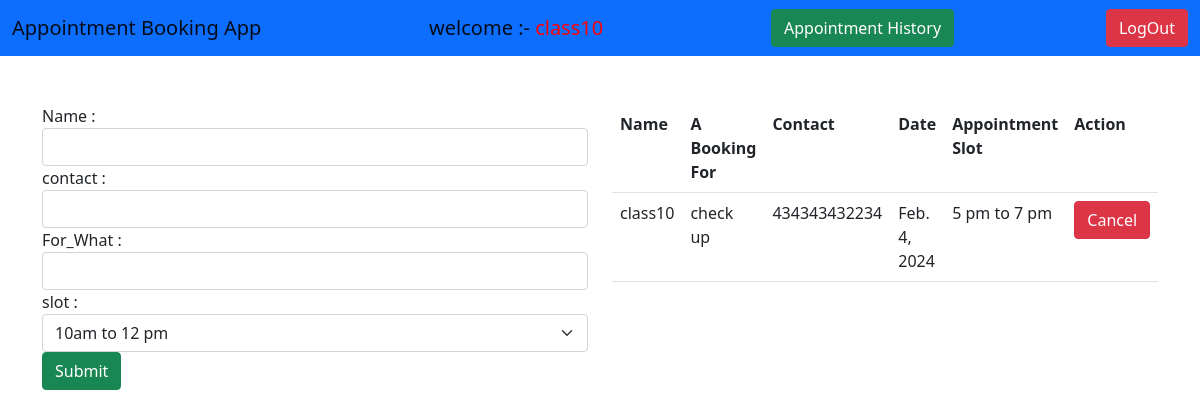
Page /appoint/ (signed in) on the earlier database version.
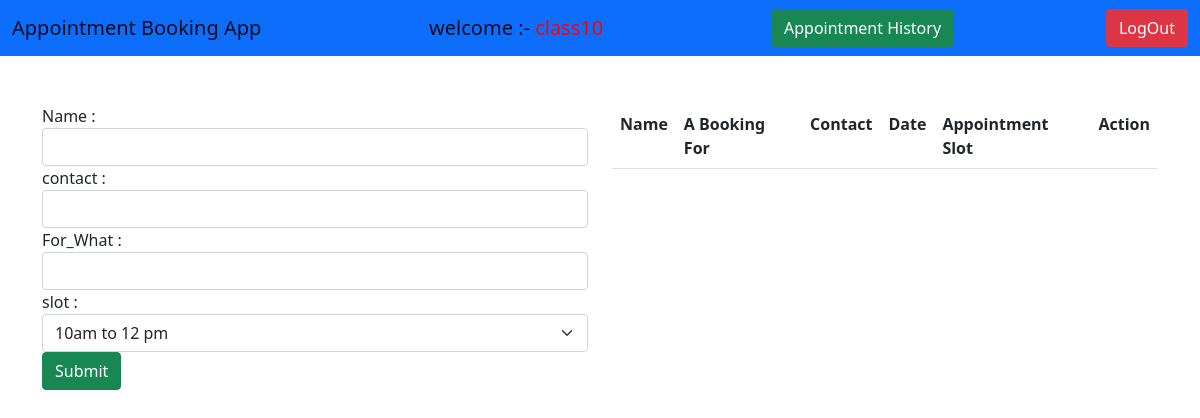
Same page on the later database version.
### myapp/models.py (models this page shows)
class Appointment(models.Model):
    user = models.ForeignKey(User,on_delete=models.CASCADE,null=True)
    name = models.CharField(max_length=100,null=True)
    contact = models.CharField(max_length=100,null=True)
    date = models.DateField(auto_now=True)
    time = models.TimeField(auto_now=True,null=True)
    reason = models.CharField(max_length=100,null=True)
    slot = models.CharField(max_length=100,null=True)

### myapp/views.py (the view, shortened to what this page needs)
# urls.py: path('appoint/',views.Appointment1,name='appoint'),
def Appointment1(request):
    if request.user.is_authenticated:
        slots = Slots.objects.all().values_list('slot',flat=True)
        aslots = Appointment.objects.all().values_list('slot',flat=True)
        slots =list(slots)
        aslots = list(aslots)
        data = Appointment.objects.filter(user_id=request.user)
        msg = len(aslots)
        username = request.user
        history = AppointmentHistory.objects.filter(user=request.user.id)
        return render(request,'appointment.html',{'msg':msg,'data':data,'slots':slots,'aslots':aslots,'username':username,'history':history})
    else:
        return HttpResponseRedirect('/login/')

### myapp/templates/appointment.html (shortened to what this page needs)
{% extends 'index.html' %}
{% block content %}
<div class="container mt-5">
    <div class="row">
        <div class="col-lg-6">
            <form action="" method="post">
                Name : <input type="text" name="name" class="form-control" />
                contact : <input type="number" name="cnumber" class="form-control" />
                For_What : <input type="text" name="what" class="form-control" />
                slot : <select name='slot' class='form-select'>
                    {% for i in slots %}
                        {% if i not in aslots %}
                          <option>{{i}}</option>
                        {% endif %}
                    {% endfor %}
                        </select>
                <input type="submit" value="Submit" class="btn btn-success" />
            </form>
        </div>
        <div class="col-lg-6">
            <table class="table table-hover">
                <tr>
                    <th>Name</th>
                    <th>A Booking For</th>
                    <th>Contact</th>
                    <th>Date</th>
                    <th>Appointment Slot</th>
                    <th>Action</th>
                </tr>
                {% for i in data %}
                <tr>
                    <td>{{i.name}}</td>
                    <td>{{i.reason}}</td>
                    <td>{{i.contact}}</td>
                    <td>{{i.date}}</td>
                    <td>{{i.slot}}</td>
                    <td>
                        <a href="{% url 'cancel' i.id %}"><button class="btn btn-danger">Cancel</button></a>
                    </td>
                </tr>
                {% endfor %}
            </table>
        </div>
    </div>
</div>
{% endblock %}

Differences in the rows shown:
removed Appointment: name "class10", reason "check up", contact "434343432234", date "Feb. 4, 2024", slot "5 pm to 7 pm"
